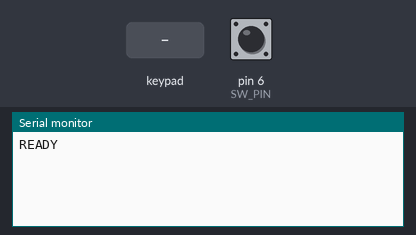
This sketch was run on a simulated Arduino Mega 2560, built with avr-gcc and run on an emulated ATmega2560. Shown: the last lines printed to the serial monitor. Wiring (inferred from the names in the program): 4×4 keypad with keys 1 2 3 A 4 5 6 B 7 8 9 C * 0 # D (labels assumed): rows pin 22, pin 23, pin 24, pin 25; columns pin 26, pin 27, pin 28, pin 29. Inputs (shaded band) come from the test bench; at power-on: pin 6 (SW_PIN) HIGH.

Above: at 1.2 s.
1.3 s: pin 6 (SW_PIN) pulled LOW for 0.15 s
At 2.3 s:
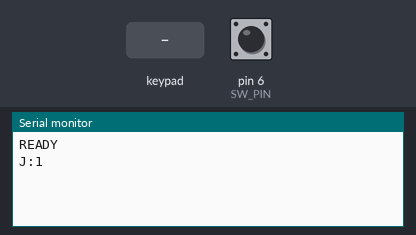
2.9 s: key '1' pressed
At 3.6 s:
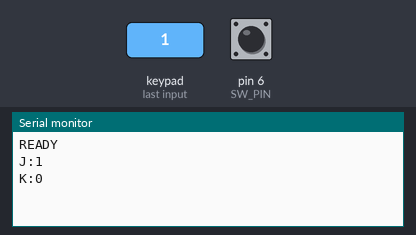
4.4 s: keypad keys 2 2 2 3 2 4 2 5 pressed 0.4 s apart
At 8.0 s:
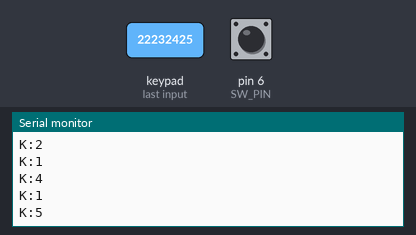
9.1 s: key 'A' pressed
At 9.5 s:
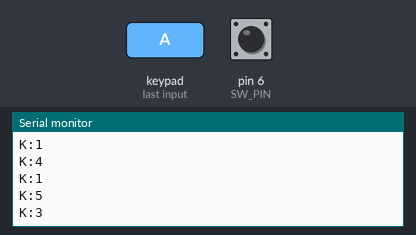
10.6 s: keypad keys 2 2 2 3 2 4 2 5 # pressed 0.4 s apart
At 14.2 s:
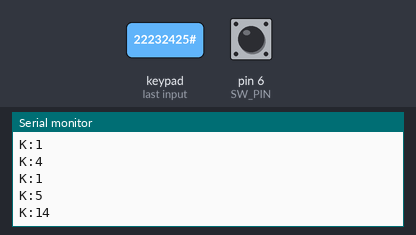
Timing chart, 0 to 15.7 s (numbered marks = the images above; inputs shaded):
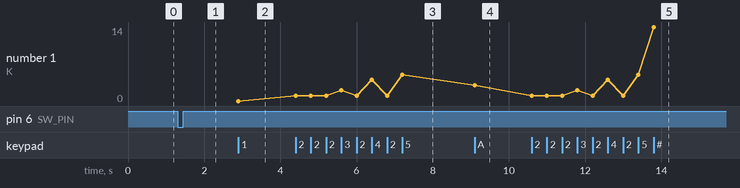

The sketch:

escape.ino
```cpp
/*
  ESCAPE — Arduino Mega firmware

  Two inputs, one board: a 4x4 button matrix (2PH132524A) and a
  joystick module's click switch (SW). Talks to Project_Bench/index.html
  over Serial at 115200 baud using the contract from the README:

    K:<0-15>   matrix button press, row-major index (row*4 + col)
    J:1        joystick clicked (a momentary switch — no state to track)
    READY      handshake reply — sent on boot, and again on "PING"

  No external libraries. The matrix is scanned by hand (not the Keypad
  library) on purpose: that library's NO_KEY sentinel is the char value
  0, which collides with button index 0 if you map keys directly to
  0-15 — a real, easy-to-miss bug. Scanning it manually sidesteps that
  entirely and keeps the row-major index in your control.

  Only the joystick's click (SW) is wired here — the X/Y analog axes
  (VRx/VRy) aren't used by this game and are left unconnected. Say the
  word if you want tilt to do something too; it's a real addition, not
  assumed here.
*/

// ---------------- 4x4 MATRIX (2PH132524A) ----------------
// See WIRING.md for the pin table and photos-in-words. If the grid
// reads transposed or mirrored once you test it, you almost certainly
// have rows/columns swapped — swap these two arrays, don't rewire.
const byte ROWS = 4;
const byte COLS = 4;
const byte ROW_PINS[ROWS] = {22, 23, 24, 25};
const byte COL_PINS[COLS] = {26, 27, 28, 29};

bool keyDown[16] = { false }; // per-button latch so a held key fires once, not every scan

// ---------------- JOYSTICK CLICK (SW) ----------------
const int SW_PIN = 6;
bool swDown = false;
unsigned long swChangedAt = 0;
const unsigned long SW_DEBOUNCE_MS = 40; // mechanical switches bounce on both press and release

void setup() {
  Serial.begin(115200);

  for (byte r = 0; r < ROWS; r++) {
    pinMode(ROW_PINS[r], OUTPUT);
    digitalWrite(ROW_PINS[r], HIGH); // idle high; each row pulses LOW to scan
  }
  for (byte c = 0; c < COLS; c++) {
    pinMode(COL_PINS[c], INPUT_PULLUP); // reads LOW only when the active row's key is pressed
  }

  pinMode(SW_PIN, INPUT_PULLUP); // most joystick modules just short SW to GND on click,
                                   // with no onboard pull-up — the Mega supplies one instead

  Serial.println("READY");
}

void matrixScan() {
  for (byte r = 0; r < ROWS; r++) {
    digitalWrite(ROW_PINS[r], LOW);
    delayMicroseconds(30); // let the line settle before reading columns

    for (byte c = 0; c < COLS; c++) {
      bool pressed = (digitalRead(COL_PINS[c]) == LOW);
      byte idx = r * COLS + c; // matches the page's row-major K:<0-15>

      if (pressed && !keyDown[idx]) {
        keyDown[idx] = true;
        Serial.print("K:");
        Serial.println(idx);
      } else if (!pressed) {
        keyDown[idx] = false;
      }
    }

    digitalWrite(ROW_PINS[r], HIGH);
  }
}

void joystickScan() {
  bool rawPressed = (digitalRead(SW_PIN) == LOW);
  unsigned long now = millis();

  if (rawPressed != swDown && (now - swChangedAt) > SW_DEBOUNCE_MS) {
    swChangedAt = now;
    swDown = rawPressed;
    if (swDown) Serial.println("J:1"); // only the press edge is a trigger — release sends nothing
  }
}

void loop() {
  matrixScan();
  joystickScan();

  if (Serial.available()) {
    String line = Serial.readStringUntil('\n');
    line.trim();
    if (line == "PING") Serial.println("READY");
  }
}
```

Measured:
- after the input at 1.3 s, the serial monitor: prints a new line at once (image 1)
- after the input at 2.9 s, the serial monitor: prints a new line at once (image 2)
- after the input at 4.4 s, the serial monitor: prints a new line at once (image 3)
- after the input at 9.1 s, the serial monitor: prints a new line at once (image 4)
- after the input at 10.6 s, the serial monitor: prints a new line at once (image 5)
- plotted number 1: 0 → 5 after the input at 4.4 s, 5 → 3 after the input at 9.1 s, 3 → 14 after the input at 10.6 s
